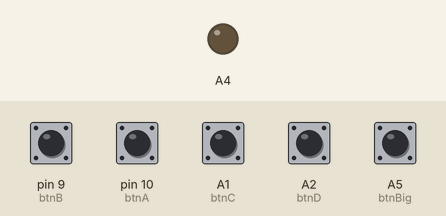
Simulated run of this sketch. Board: Teensy 4. On the bench: output pins drawn as LEDs (lit = HIGH). The inputs (shaded band) are chosen by the test bench; at power-on: A1 (btnC), A2 (btnD), A5 (btnBig), pin 9 (btnB), pin 10 (btnA) HIGH.

Above: at 1.2 s.
1.3 s: A5 (btnBig) pulled LOW for 0.15 s
At 1.37 s:
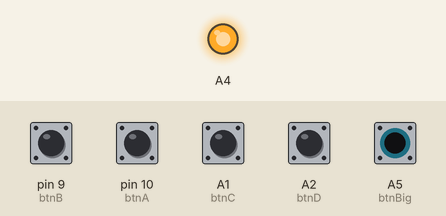
Timing chart, 0 to 4.3 s (numbered marks = the images above; inputs shaded):
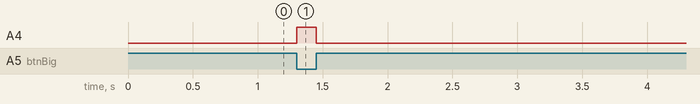

The sketch:

LockButton.ino
```cpp
#include <JC_Button.h>              // https://github.com/JChristensen/JC_Button
//#include "Keyboard.h"

Button btnBig(19,100);    // define the buttons
Button btnA(10,100,true,false);
Button btnB(9,100,true,false);
Button btnC(15,100,true,false);
Button btnD(16,100,true,false);

void setup(){
  //Serial.begin(115200);

   btnBig.begin();
   btnA.begin();
   btnB.begin();
   btnC.begin();
   btnD.begin();
   pinMode(18,OUTPUT);

   pinMode(9, INPUT_PULLUP);

   //Keyboard.begin();
}

void loop(){

  btnBig.read();                   // read the buttons
  btnA.read();
  btnB.read();
  btnC.read();
  btnD.read();

  if (btnBig.isPressed())
  {
     digitalWrite(18,HIGH);
  } else {
    digitalWrite(18,LOW);
  }
  if (btnBig.wasPressed() || btnA.wasPressed())
  {
    //Serial.println("Lock");
    //Keyboard.press('a');
    //Keyboard.releaseAll();

    //Keyboard.press(MODIFIERKEY_GUI);
    Keyboard.set_modifier(MODIFIERKEY_GUI);
    Keyboard.set_key1(KEY_L);
    Keyboard.send_now();
    //Keyboard.print("l");
    delay(25);
    Keyboard.set_modifier(0);
    Keyboard.set_key1(0);
    Keyboard.send_now();
    //Keyboard.release(MODIFIERKEY_GUI);

  }
  if (btnBig.wasPressed() || btnA.wasPressed())
  {
    //Serial.println("Lock");
    //Keyboard.press('a');
    //Keyboard.releaseAll();

    //Keyboard.press(MODIFIERKEY_GUI);
    Keyboard.set_modifier(MODIFIERKEY_GUI);
    Keyboard.set_key1(KEY_L);
    Keyboard.send_now();
    //Keyboard.print("l");
    delay(25);
    Keyboard.set_modifier(0);
    Keyboard.set_key1(0);
    Keyboard.send_now();
    //Keyboard.release(MODIFIERKEY_GUI);

  }

  if (btnB.wasPressed())
  {
    //Serial.println("B: Teams Mute");
    Keyboard.set_modifier(MODIFIERKEY_CTRL | MODIFIERKEY_SHIFT);
    Keyboard.set_key1(KEY_M);
    Keyboard.send_now();
    delay(25);
    Keyboard.set_modifier(0);
    Keyboard.set_key1(0);
    Keyboard.send_now();
  }

  if (btnC.wasPressed())
  {
    //Serial.println("C: Teams Camera");
    Keyboard.set_modifier(MODIFIERKEY_CTRL | MODIFIERKEY_SHIFT);
    Keyboard.set_key1(KEY_O);
    Keyboard.send_now();
    delay(25);
    Keyboard.set_modifier(0);
    Keyboard.set_key1(0);
    Keyboard.send_now();
  }
  if (btnD.wasPressed())
  {
    //Serial.println("D: End Call");
    Keyboard.set_modifier(MODIFIERKEY_CTRL | MODIFIERKEY_SHIFT);
    Keyboard.set_key1(KEY_H);
    Keyboard.send_now();
    delay(25);
    Keyboard.set_modifier(0);
    Keyboard.set_key1(0);
    Keyboard.send_now();
  }

}
```

Measured:
- after the input at 1.3 s, A4: LOW → HIGH at once, → LOW 0.15 s later
